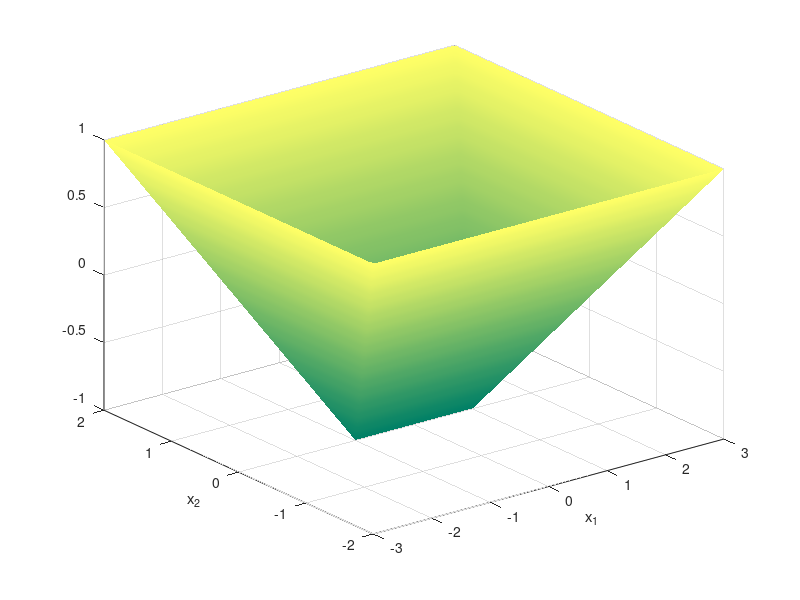

Write MATLAB code to recreate this figure. (Note: this script raises an error after producing the figure.)
% Illustration from the lecture
%
% Oliver Stein: Konvexe Analysis, Karlsruhe Institute of Technology (KIT)
% WiSe 2014/15
%
X1=-3:.05:3;
X2=-2:.05:2;
[x1,x2]=meshgrid(X1,X2);
colormap('summer')
surf(x1,x2,max(x1-2,max(x2-1,max(-x1-2,-x2-1))))
shading('interp')
xlabel('x_1')
ylabel('x_2')
alpha(.5) % needs OpenGL
pause
for t=[.5 .7]
   hold on
   colormap('summer')
   surf(x1,x2,t*log(exp((x1-2)/t)+exp((x2-1)/t)+exp((-x1-2)/t)+exp((-x2-1)/t))-t*log(4))
   shading('interp')
   alpha(.5)
   hold off
   pause
end
hold on
surf(x1,x2,0*x1+0*x2)
hold off
